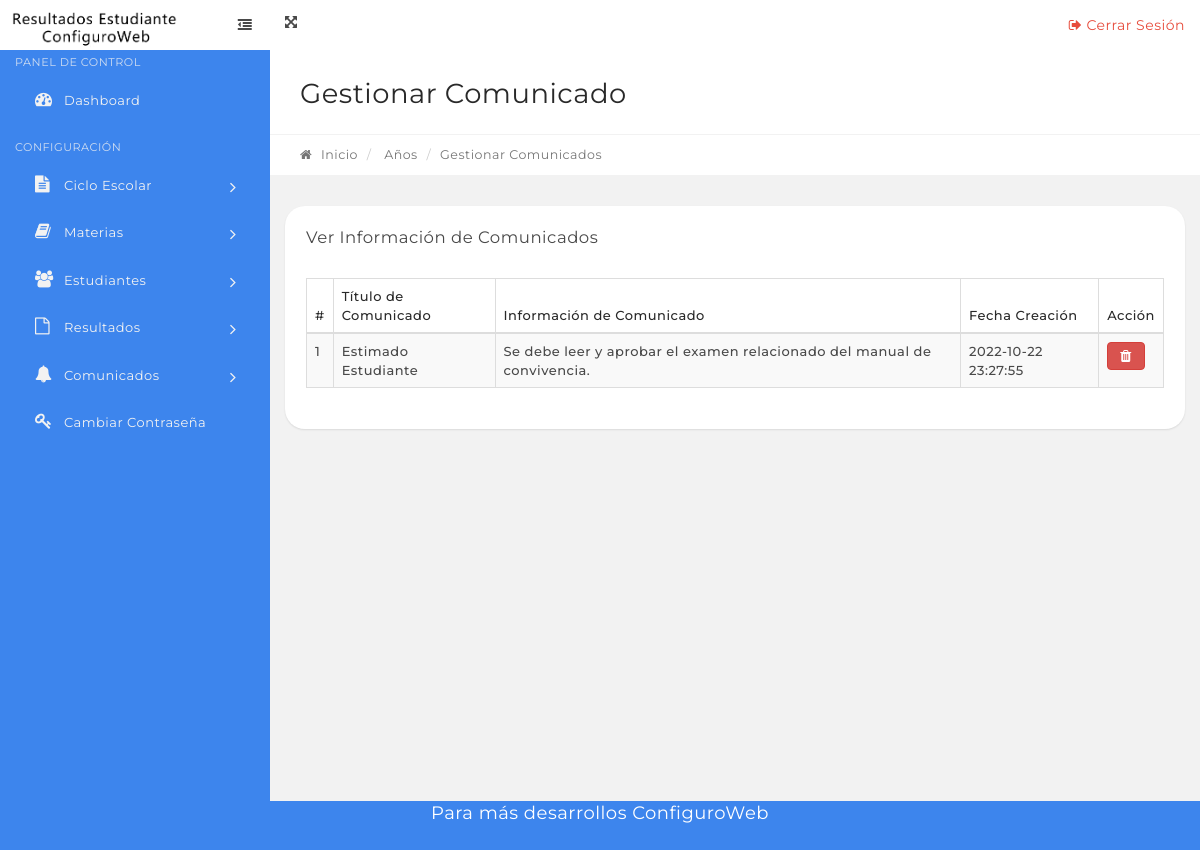
Page /php/manage-notices.php on the committed database.
### tables this page shows
CREATE TABLE `tblnotice` (
  `id` int(11) NOT NULL,
  `noticeTitle` varchar(255) DEFAULT NULL,
  `noticeDetails` mediumtext DEFAULT NULL,
  `postingDate` timestamp NULL DEFAULT current_timestamp()
);

### php/manage-notices.php (the view, shortened to what this page needs)
<?php
include('includes/config.php');
if (strlen($_SESSION['alogin']) == "") {
    header("Location: index.php");
} else {
?>
    <link rel="stylesheet" type="text/css" href="assets/js/DataTables/datatables.min.css" />
    <?php include('includes/topbar.php'); ?>
    <div class="content-wrapper">
        <div class="content-container">
            <?php include('includes/leftbar.php'); ?>
            <div class="main-page">
                <div class="container-fluid">
                    <div class="row page-title-div">
                        <div class="col-md-6">
                            <h2 class="title">Gestionar Comunicado</h2>
                        </div>
                    </div>
                    <div class="row breadcrumb-div">
                        <div class="col-md-6">
                            <ul class="breadcrumb">
                                <li><a href="dashboard.php"><i class="fa fa-home"></i> Inicio</a></li>
                                <li> Años</li>
                                <li class="active">Gestionar Comunicados</li>
                            </ul>
                        </div>
                    </div>
                </div>
                <section class="section">
                    <div class="container-fluid">
                        <div class="row">
                            <div class="col-md-12">
                                <div class="panel">
                                    <div class="panel-heading">
                                        <div class="panel-title">
                                            <h5>Ver Información de Comunicados</h5>
                                        </div>
                                    </div>
                                    <div class="panel-body p-20">
                                        <table id="example" class="display table table-striped table-bordered" cellspacing="0" width="100%">
                                            <thead>
                                                <tr>
                                                    <th>#</th>
                                                    <th>Título de Comunicado</th>
                                                    <th>Información de Comunicado</th>
                                                    <th>Fecha Creación</th>
                                                    <th>Acción</th>
                                                </tr>
                                            </thead>
                                            <tbody>
                                                <?php $sql = "SELECT * from tblnotice";
                                                $query = $dbh->prepare($sql);
                                                $query->execute();
                                                $results = $query->fetchAll(PDO::FETCH_OBJ);
                                                $cnt = 1;
                                                if ($query->rowCount() > 0) {
                                                    foreach ($results as $result) {   ?>
                                                        <tr>
                                                            <td><?php echo htmlentities($cnt); ?></td>
                                                            <td><?php echo htmlentities($result->noticeTitle); ?></td>
                                                            <td><?php echo htmlentities($result->noticeDetails); ?></td>
                                                            <td><?php echo htmlentities($result->postingDate); ?></td>
                                                            <td>
                                                                <a href="manage-notices.php?id=<?php echo htmlentities($result->id); ?>" onclick="return confirm('Deseas eliminar este comunicado?');" class="btn btn-danger">
                                                                    <i class="fa fa-trash" title="Delete this Record"></i> </a>
                                                            </td>
                                                        </tr>
                                                <?php $cnt = $cnt + 1;
                                                    }
                                                } ?>
                                            </tbody>
                                        </table>
                                    </div>
                                </div>
                            </div>
                        </div>
                    </div>
            </div>
        </div>
    </div>
    </div>
    <?php include('includes/footer.php'); ?>
<?php } ?>

### rows in the picture
tblnotice: noticeTitle "Estimado Estudiante", noticeDetails "Se debe leer y aprobar el examen relacionado del manual de convivencia.", postingDate "2022-10-22 23:27:55"
